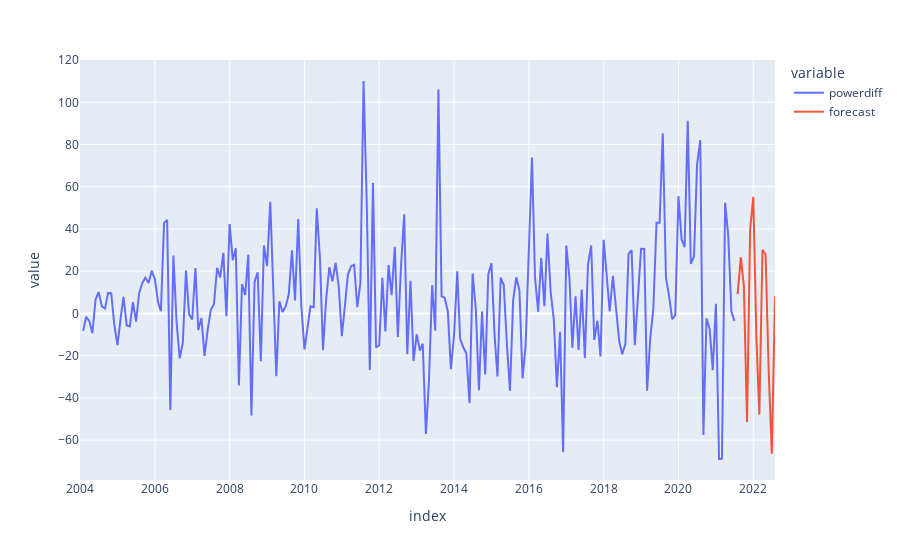

This figure's notebook cell:
### Code cell
data['forecast'] = model.predict(start = 210, end = 223, dynamic= True) 
px.line(data[['powerdiff', 'forecast']])

### Figure 1 — Plotly figure (JSON) as saved in the notebook; plotly's stock layout.template omitted (floating-point values rounded to 4 significant figures; data arrays with more than 128 entries replaced by an {"elided": "..."} marker saying what was removed)
{"data": [{"hovertemplate": "variable=powerdiff<br>index=%{x}<br>value=%{y}<extra></extra>", "legendgroup": "powerdiff", "line": {"color": "#636efa", "dash": "solid"}, "marker": {"symbol": "circle"}, "mode": "lines", "name": "powerdiff", "orientation": "v", "showlegend": true, "type": "scatter", "x": {"elided": "224 str values"}, "xaxis": "x", "y": {"elided": "224 float values"}, "yaxis": "y"}, {"hovertemplate": "variable=forecast<br>index=%{x}<br>value=%{y}<extra></extra>", "legendgroup": "forecast", "line": {"color": "#EF553B", "dash": "solid"}, "marker": {"symbol": "circle"}, "mode": "lines", "name": "forecast", "orientation": "v", "showlegend": true, "type": "scatter", "x": {"elided": "224 str values"}, "xaxis": "x", "y": {"elided": "224 float values"}, "yaxis": "y"}], "layout": {"legend": {"title": {"text": "variable"}, "tracegroupgap": 0}, "margin": {"t": 60}, "xaxis": {"anchor": "y", "domain": [0, 1], "title": {"text": "index"}}, "yaxis": {"anchor": "x", "domain": [0, 1], "title": {"text": "value"}}}}
